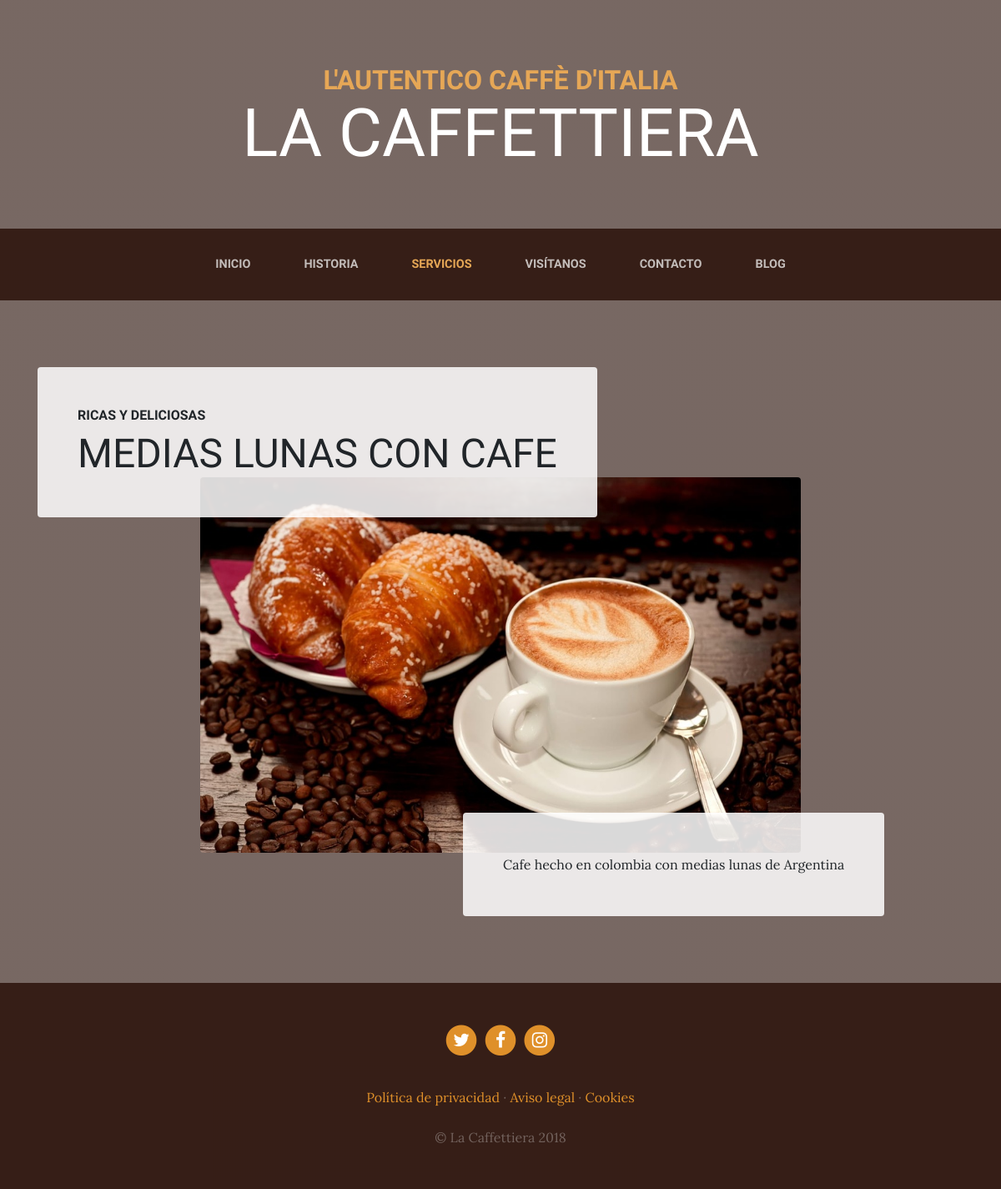
/services/, run on an earlier commit of the app's database.
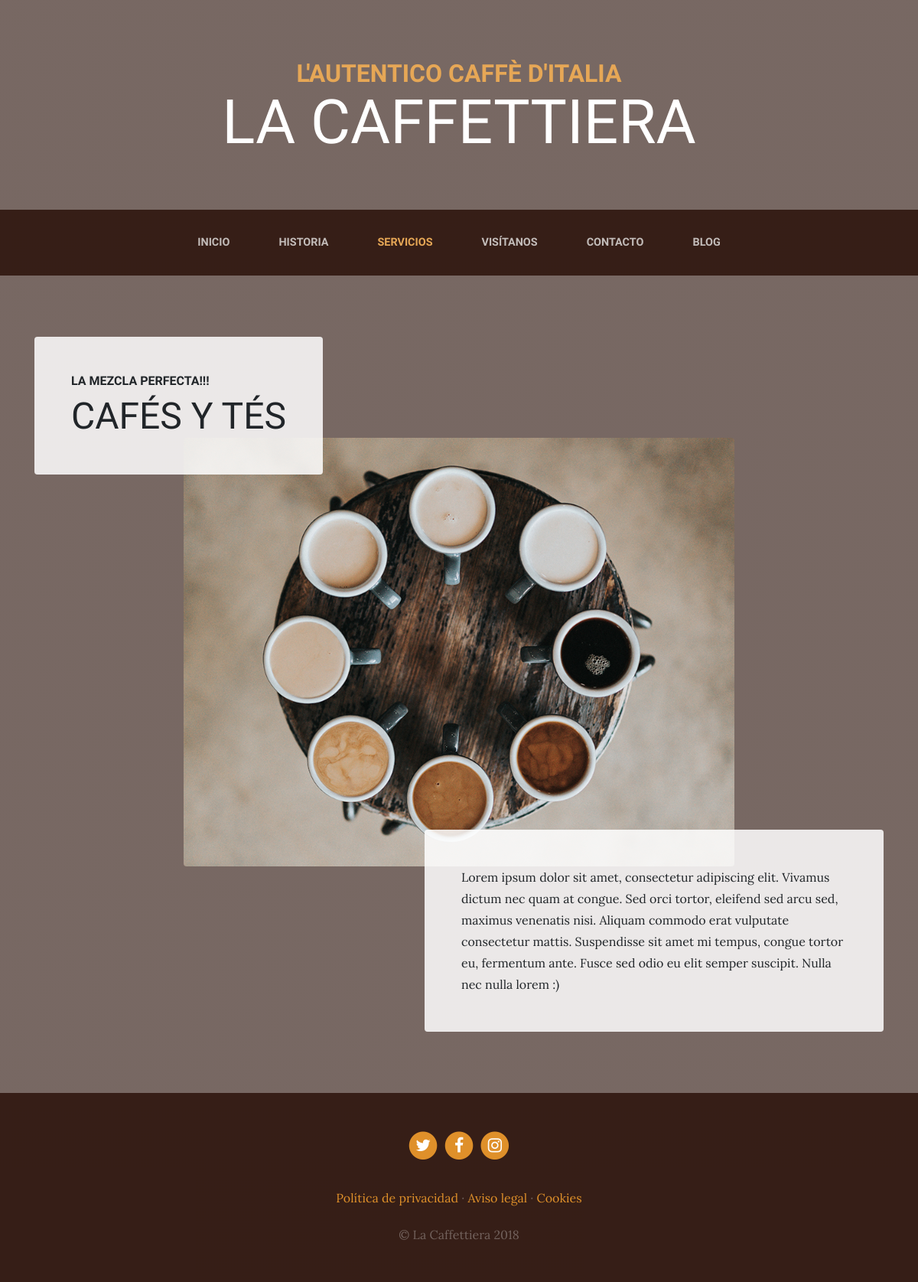
And on a later commit of the database.
### services/models.py (models this page shows, shortened)
class Project(models.Model):
    title = models.CharField(max_length=200)
    subtitle = models.CharField(max_length=200)
    content = models.TextField()
    image = models.ImageField(upload_to="project")
    created = models.DateTimeField(auto_now_add=True)
    updated = models.DateTimeField(auto_now=True)

### services/views.py (the view)
# urls.py: path("", views.services, name="services")
def services(request):
    services = Project.objects.all()
    return render(request,"services/services.html",{"services": services})

### services/templates/services/services.html (shortened to what this page needs)
{% extends 'core/base.html' %}
{% load static %}
{% block content %}
  {% for project in services %}
    <section class="page-section">
      <div class="container">
        <div class="product-item">
          <div class="product-item-title d-flex">
            <div class="bg-faded p-5 d-flex mr-auto rounded">
              <h2 class="section-heading mb-0">
                <span class="section-heading-upper">{{project.subtitle}}</span>
                <span class="section-heading-lower">{{project.title}}</span>
              </h2>
            </div>
          </div>
          <img class="product-item-img mx-auto d-flex rounded img-fluid mb-3 mb-lg-0" src="{{project.image.url}}" alt="">
          <div class="product-item-description d-flex ml-auto">
            <div class="bg-faded p-5 rounded">
              <p class="mb-0">{{project.content}}</p>
            </div>
          </div>
        </div>
      </div>
    </section>
  {% endfor %}
{% endblock %}

### core/templates/core/base.html (shortened to what this page needs)
<!DOCTYPE html>
<html lang="es">
  <head>
    {% load static %}
    <link href="{% static 'core/vendor/bootstrap/css/bootstrap.min.css' %}" rel="stylesheet">
    <link href="{% static 'core/vendor/font-awesome/css/font-awesome.min.css' %}" rel="stylesheet" type="text/css">
    <link href="{% static 'core/css/business-casual.css' %}" rel="stylesheet">
  </head>
  <body>
    <h1 class="site-heading text-center text-white d-none d-lg-block">
      <span class="site-heading-upper text-primary mb-3">L'autentico caffè d'italia</span>
      <span class="site-heading-lower">La Caffettiera</span>
    </h1>
    <nav class="navbar navbar-expand-lg navbar-dark py-lg-4" id="mainNav">
      <div class="container">
        <div class="collapse navbar-collapse" id="navbarResponsive">
          <ul class="navbar-nav mx-auto">
            <li class="nav-item px-lg-4 {% if request.path == '/' %}active{% endif %}">
              <a class="nav-link text-uppercase text-expanded" href="{% url 'home' %}">Inicio</a>
            </li>
            <li class="nav-item px-lg-4 {% if request.path == '/about/' %}active{% endif %}">
              <a class="nav-link text-uppercase text-expanded" href="{% url 'about' %}">Historia</a>
            </li>
            <li class="nav-item px-lg-4 {% if request.path == '/services/' %}active{% endif %}">
              <a class="nav-link text-uppercase text-expanded" href="{% url 'services' %}">Servicios</a>
            </li>
            <li class="nav-item px-lg-4 {% if request.path == '/store/' %}active{% endif %}">
              <a class="nav-link text-uppercase text-expanded" href="{% url 'store' %}">Visítanos</a>
            </li>
            <li class="nav-item px-lg-4 {% if request.path == '/contact/' %}active{% endif %}">
              <a class="nav-link text-uppercase text-expanded" href="{% url 'contact' %}">Contacto</a>
            </li>
            <li class="nav-item px-lg-4 {% if request.path == '/blog/' %}active{% endif %}">
              <a class="nav-link text-uppercase text-expanded" href="{% url 'blog' %}">Blog</a>
            </li>
          </ul>
        </div>
      </div>
    </nav>
    {% block content %} {% endblock %}
    <footer class="footer text-faded text-center py-5">
      <div class="container">
        <p class="m-0">
	        <a href="#" class="link">
	          <span class="fa-stack fa-lg">
	            <i class="fa fa-circle fa-stack-2x"></i>
	            <i class="fa fa-twitter fa-stack-1x fa-inverse"></i>
	          </span>
	        </a>
	        <a href="#" class="link">
	          <span class="fa-stack fa-lg">
	            <i class="fa fa-circle fa-stack-2x"></i>
	            <i class="fa fa-facebook fa-stack-1x fa-inverse"></i>
	          </span>
	        </a>
	        <a href="#" class="link">
	          <span class="fa-stack fa-lg">
	            <i class="fa fa-circle fa-stack-2x"></i>
	            <i class="fa fa-instagram fa-stack-1x fa-inverse"></i>
	          </span>
	        </a>
	    </p>
        <p class="m-0 mbt">
        	<a href="sample.html" class="link">Política de privacidad</a> ·
        	<a href="sample.html" class="link">Aviso legal</a> ·
        	<a href="sample.html" class="link">Cookies</a>
		</p>
        <p class="m-0 mbt1">&copy; La Caffettiera 2018</p>
      </div>
	</footer>
  </body>
</html>

### core/static/core/css/business-casual.css (style rules this page uses)
body { font-family: 'Lora'; background: linear-gradient(rgba(47, 23, 15, 0.65), rgba(47, 23, 15, 0.65)), url("../img/bg.jpg"); background-attachment: fixed; background-position: center; background-size: cover; }
h1, h2, h3, h4, h5, h6 { font-family: 'Raleway'; }
p { line-height: 1.75; }
.text-faded { color: rgba(255, 255, 255, 0.3); }
.site-heading { margin-top: 5rem; margin-bottom: 5rem; text-transform: uppercase; line-height: 1; font-family: 'Raleway'; }
.site-heading .site-heading-upper { display: block; font-size: 2rem; font-weight: 800; }
.site-heading .site-heading-lower { font-size: 5rem; font-weight: 100; line-height: 4rem; }
.page-section { margin-top: 5rem; margin-bottom: 5rem; }
.section-heading { text-transform: uppercase; }
.section-heading .section-heading-upper { display: block; font-size: 1rem; font-weight: 800; padding-bottom:.5rem; }
.section-heading .section-heading-lower { display: block; font-size: 3rem; font-weight: 100; }
.bg-faded { background-color: rgba(255, 255, 255, 0.85); }
#mainNav { background-color: rgba(47, 23, 15, 0.9); font-family: 'Raleway'; }
#mainNav .navbar-nav .nav-item .nav-link { color: rgba(255, 255, 255, 0.7); font-weight: 800; }
#mainNav .navbar-nav .nav-item.active .nav-link { color: #e6a756; }
@media (min-width: 992px) { #mainNav .navbar-nav .nav-item .nav-link { font-size: 0.9rem; } }
@media (min-width: 992px) { .product-item .product-item-title { position: relative; z-index: 1; margin-bottom: -3rem; } }
@media (min-width: 992px) { .product-item .product-item-img { position: relative; z-index: 0; max-width: 60vw; } }
@media (min-width: 992px) { .product-item .product-item-description { position: relative; z-index: 1; margin-top: -3rem; max-width: 50vw; } }
.footer { background-color: rgba(47, 23, 15, 0.9); }
.text-primary { color: #e6a756 !important; }
.mbt { padding-top: 2rem; }
.mbt1 { padding-top: 1.25rem; }
a.link { color: #df902a; }

What changed in the data, as far as the page shows it:
removed Project: subtitle "RICAS Y DELICIOSAS", title "MEDIAS LUNAS CON CAFE", image (picture), content "Cafe hecho en colombia con medias lunas de Argentina"
added Project: subtitle "LA MEZCLA PERFECTA!!!", title "CAFÉS Y TÉS", image (picture), content "Lorem ipsum dolor sit amet, consectetur adipiscing elit. Vivamus dictum nec quam at congue. Sed orci tortor, eleifend sed arcu sed, maximus venenatis nisi. Aliquam commodo erat vulputate consectetur mattis. Suspendisse sit amet mi tempus, congue tortor eu, fermentum ante. Fusce sed odio eu elit semper suscipit. Nulla nec nulla lorem :)"
